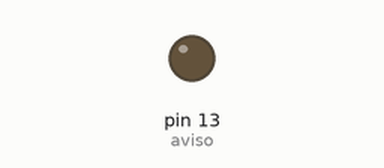
Bench run of a sketch on a simulated Arduino Uno, built with avr-gcc and run on an emulated ATmega328P. Parts: output pins drawn as LEDs (lit = HIGH).

Above: at 0.6 s.
At 2.91 s:
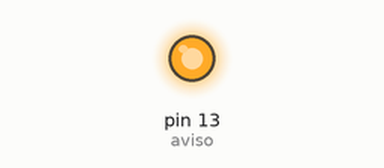
Timing chart, 0 to 3.2 s (numbered marks = the images above):
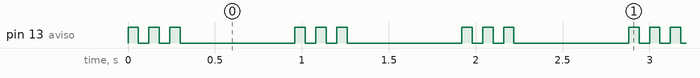

Measured:
- by itself, pin 13 (aviso): repeats every 0.96 s: 2 × (LOW 0.06 s, HIGH 0.06 s), LOW 0.66 s, HIGH 0.06 s
- by itself, everything shown: repeats every 0.96 s, in 6 steps

The sketch:

LedPrecaucion.ino
```cpp
int aviso = 13;

void setup(){
  pinMode(aviso,OUTPUT);
}


void loop(){
  Activado(aviso);
  delay(600);

}

void Activado(int in){
  for(int i= 0; i<3; i++){
    digitalWrite(in,HIGH);
    delay(60);
    digitalWrite(in, LOW);
    delay(60);
  }
}
```
